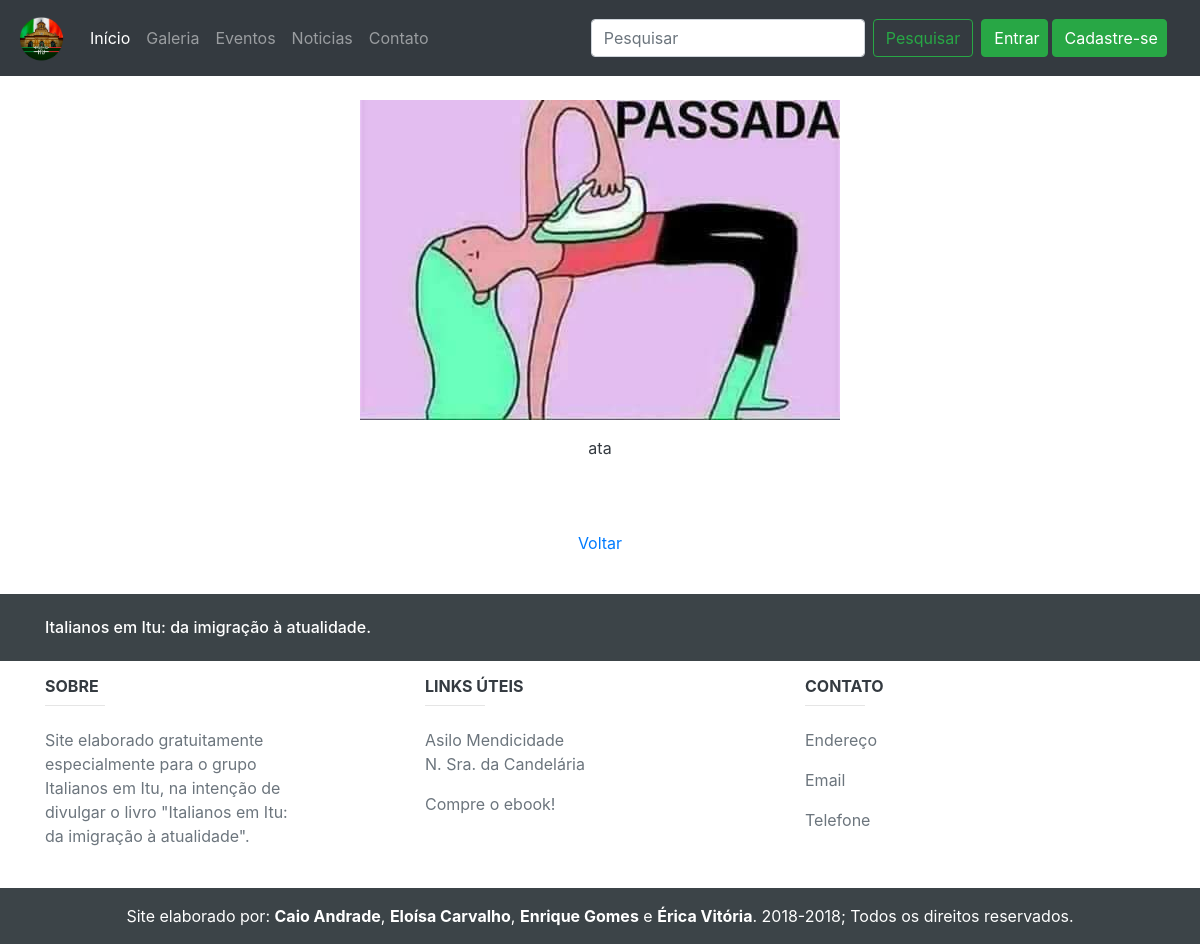
Screenshot of /index.php?&pg=foto&id=6 with the database file from the repository.
### tables this page shows
CREATE TABLE `galeria` (
  `gal_cod` int(11) NOT NULL,
  `gal_img` varchar(64) NOT NULL,
  `gal_titulo` varchar(128) NOT NULL,
  `gal_desc` varchar(256) DEFAULT NULL
);

### db/classes/DAO/galeriaDAO.class.php (called while the page is built, shortened)
<?php
require_once ("conexao.class.php");
class galeriaDAO {
    function __construct() {
        $this->con = new Conexao();
        $this->pdo = $this->con->Connect();
    }
    function pegarFoto($gal_cod){
        try {
            $stmt = $this->pdo->prepare("SELECT * FROM galeria WHERE gal_cod = :gal_cod");
            $param = array(":gal_cod" => $gal_cod);
            $stmt->execute($param);
            if($stmt->rowCount() > 0){
                $consulta = $stmt->fetch(PDO::FETCH_ASSOC);
                return $consulta;
            }else{
                return '';
            }
        } catch (PDOException $ex) {
            echo "ERRO 302: {$ex->getMessage()}";
        }
    }
}

### db/classes/DAO/conexao.class.php (called while the page is built, shortened)
<?php
class Conexao {
    public function Connect() {
        try {
            $this->user = "root";
            $this->pass = "";
            $this->host = "127.0.0.1";
            $this->base = "italianosdb";
            $parametros = array(PDO::MYSQL_ATTR_INIT_COMMAND => "SET NAMES UTF8");
            $this->file = "mysql:host=" . $this->host . ";dbname=" . $this->base;
            $this->pdo = new PDO($this->file, $this->user, $this->pass, $parametros);
            $this->pdo->setAttribute(PDO::ATTR_ERRMODE, PDO::ERRMODE_EXCEPTION);
            $this->pdo->setAttribute(PDO::ATTR_EMULATE_PREPARES, false);
            $this->pdo->setAttribute(PDO::ATTR_PERSISTENT, true);
            return $this->pdo;
        } catch (PDOException $ex) {
            echo "Erro no sistema" . $ex->getMessage();
        }
    }
}
?>

### pags/foto.php (the view, shortened to what this page needs)
<?php
    if(isset($_GET['id'])){
        $gal_cod = $_GET['id'];
    }else{
        ?>
        <script type="text/javascript">
            document.location.href = "index.php?&pg=galeria&pagina=1";
        </script>
        <?php
    }
    require_once ("db/classes/DAO/galeriaDAO.class.php");
    $galeriaDAO = new galeriaDAO();
    $foto = $galeriaDAO->pegarFoto($gal_cod);
?>
<div class="container mt-4">
    <div class="row">
        <div class="col-md-12">
            <form name="foto" action="" method="post" enctype="">
                <div class="form-row justify-content-center">
                    <?php if (file_exists('img/galeria/' . $foto['gal_img']) && !is_null($foto['gal_img'])) { ?>
                        <img src="img/galeria/<?php echo $foto['gal_img']; ?>" class=""/>
                    <?php }else{ ?>
                        <img src="img/galeria/semfoto.jpg" class=""/>
                    <?php } ?>
                </div>
                <div class="form-row justify-content-center">
                    <div class="p-3 mb-2 bg-white text-dark"><?php echo $foto['gal_titulo']; ?></div>
                </div>
                <div class="form-row justify-content-center">
                    <?php if(!is_null($foto['gal_desc'])){ ?>
                        <div class="p-3 mb-2 bg-white text-dark"><?php echo $foto['gal_desc'] ?></div>
                    <?php } ?>
                </div>
				<div class="form-row justify-content-center">
					<div class="form-group col-md-3 text-center">
						<a href="index.php?&pg=galeria" class="btn btn-link">Voltar</a>
					</div>
				</div>
            </form>
        </div>
    </div>
</div>

### rows the page displays
galeria: gal_img (picture), gal_titulo "ata"
